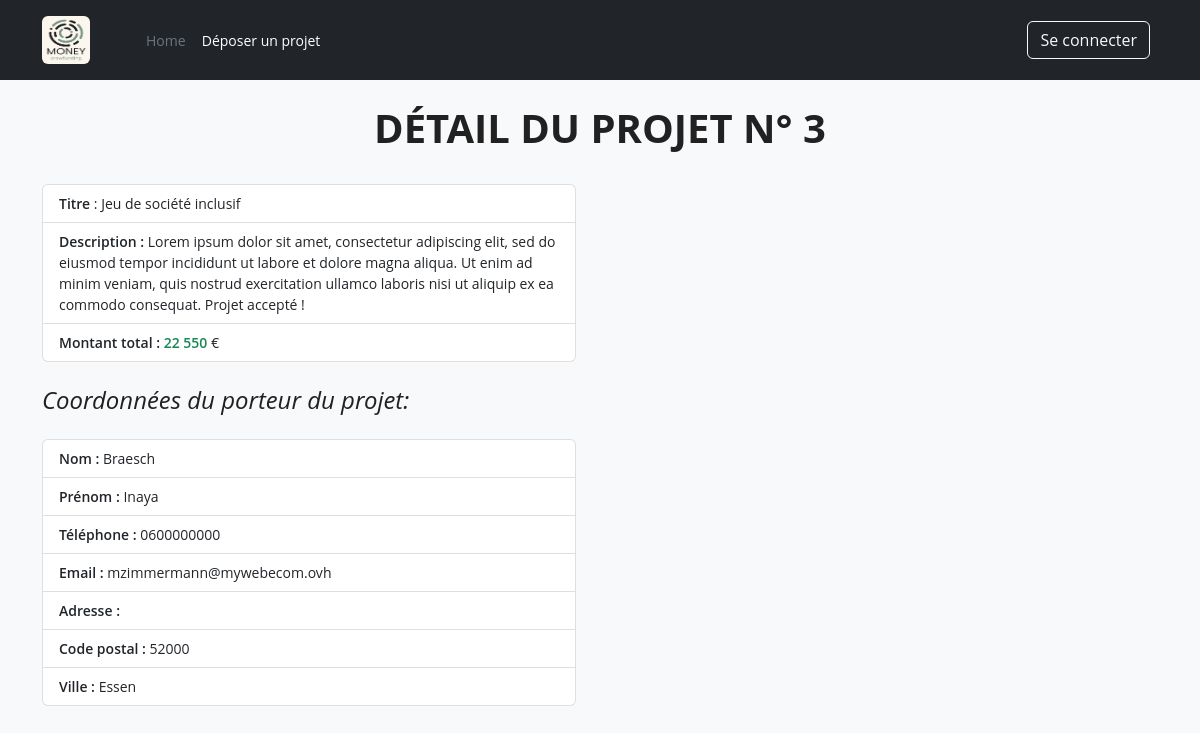
The app's page /afficher_detail_projet.php?cle=Y3XUjkCTwxa4 with its own data.
### tables this page shows
CREATE TABLE `projet` (
  `id` int(11) NOT NULL,
  `titre` varchar(100) DEFAULT NULL,
  `description` text DEFAULT NULL,
  `montant` decimal(10,0) DEFAULT NULL,
  `nom` varchar(100) DEFAULT NULL,
  `prenom` varchar(100) DEFAULT NULL,
  `adresse` varchar(150) DEFAULT NULL,
  `code_postal` varchar(5) DEFAULT NULL,
  `ville` varchar(100) DEFAULT NULL,
  `tel` varchar(10) DEFAULT NULL,
  `email` varchar(100) DEFAULT NULL,
  `date_creation` date DEFAULT NULL,
  `statut` varchar(3) DEFAULT NULL,
  `motif` text DEFAULT NULL,
  `cle` varchar(12) DEFAULT NULL
);

### data/projet.php (called while the page is built, shortened)
<?php
class projet {
    protected $titre = "";
    protected $description = "";
    protected $montant = "0.00";
    protected $nom = "";
    protected $prenom = "";
    protected $code_postal = "";
    protected $ville = "";
    protected $tel = "";
    protected $email = "";
    protected $id = 0;
    function getTitre() {
        return $this->titre;
    }
    function getDescription() {
        return $this->description;
    }
    function getMontant() {
        return $this->montant;
    }
    function getNom() {
        return $this->nom;
    }
    function getPrenom() {
        return $this->prenom;
    }
    function getCodepostal() {
        return $this->code_postal;
    }
    function getVille() {
        return $this->ville;
    }
    function getTel() {
        return $this->tel;
    }
    function getEmail() {
        return $this->email;
    }
    function id() {
        return $this->id;
    }
    function chargerInformationsProjet($tabProjet) {
        if (isset($tabProjet["titre"])) {
            $this->titre = $tabProjet["titre"];
        }
        if (isset($tabProjet["description"])) {
            $this->description = $tabProjet["description"];
        }
        if (isset($tabProjet["montant"])) {
            $this->montant = $tabProjet["montant"];
        }
        if (isset($tabProjet["nom"])) {
            $this->nom = $tabProjet["nom"];
        }
        if (isset($tabProjet["prenom"])) {
            $this->prenom = $tabProjet["prenom"];
        }
        if (isset($tabProjet["code_postal"])) {
            $this->code_postal = $tabProjet["code_postal"];
        }
        if (isset($tabProjet["ville"])) {
            $this->ville = $tabProjet["ville"];
        }
        if (isset($tabProjet["tel"])) {
            $this->tel = $tabProjet["tel"];
        }
        if (isset($tabProjet["email"])) {
            $this->email = $tabProjet["email"];
        }
    }
    function executerRequete($sql, $parametres = []) {
        global $bdd;
        $requete = $bdd->prepare($sql);
        if (!$requete->execute($parametres)) {
            echo "Echec de la requête";
            return false;
        }
        return $requete;
    }
    function recupererUnProjetParLaCle($cle) {
        $sql = "SELECT `id`, `titre`, `description`, `montant`, `nom`, `prenom`, `adresse`, `code_postal`, `ville`, `tel`, `email`, `date_creation`, `statut`, `motif`, `cle`
                FROM `projet`
                WHERE `cle` = :cle";
        $parametres = [
            ":cle" => $cle
        ];
        $requete = $this->executerRequete($sql, $parametres);
        $lignes = $requete->fetchAll(PDO::FETCH_ASSOC);
        if (empty($lignes)) {
            return false;
        } else {
            $this->id = $lignes[0]["id"];
            return true;
        }
    }
}

### templates/pages/detail_projet.php (the view, shortened to what this page needs)
<!DOCTYPE html>
<html lang="en">
<head>
    <?php include "templates/fragments/head.php" ?>
</head>
<body>
    <?php include "templates/fragments/header.php" ?>
    <div class="container my-4">
        <main>
            <h1 class="h1 fw-bold text-center text-uppercase">Détail du projet N° <?= $projet->id() ?></h1>
            <div class="row g-5">
                <div class="col-md-4 col-lg-6">
                    <ul class="list-group my-4">
                        <li class="list-group-item list-group-item-action"><span class="fw-semibold">Titre </span>: <?= $projet->getTitre() ?></li>
                        <li class="list-group-item list-group-item-action"><span class="fw-semibold">Description :</span> <?= $projet->getDescription() ?></li>
                        <li class="list-group-item list-group-item-action"><span class="fw-semibold">Montant total :</span> <span class="text-success fw-semibold"><?= number_format($projet->getMontant(), 0, ',', ' ') ?></span> €</li>
                    </ul>
                </div>
            </div>
            <?php if($utiType != "INVE"): ?>
                <div class="row g-5">
                    <div class="col-md-4 col-lg-6">
                        <h2 class="h4 fst-italic">Coordonnées du porteur du projet: </h2>
                        <ul class="list-group my-4">
                            <li class="list-group-item list-group-item-action"><span class="fw-semibold">Nom :</span> <?= $projet->getNom() ?></li>
                            <li class="list-group-item list-group-item-action"><span class="fw-semibold">Prénom :</span> <?= $projet->getPrenom() ?></li>
                            <li class="list-group-item list-group-item-action"><span class="fw-semibold">Téléphone :</span> <?= $projet->getTel() ?></li>
                            <li class="list-group-item list-group-item-action"><span class="fw-semibold">Email :</span> <?= $projet->getEmail() ?></li>
                            <li class="list-group-item list-group-item-action"><span class="fw-semibold">Adresse :</span> <?= $projet->getAdresse() ?></li>
                            <li class="list-group-item list-group-item-action"><span class="fw-semibold">Code postal :</span> <?= $projet->getCodepostal() ?></li>
                            <li class="list-group-item list-group-item-action"><span class="fw-semibold">Ville :</span> <?= $projet->getVille() ?></li>
                        </ul>
                    </div>
                </div>
            <?php endif; ?>
        </main>
    </div>
<?php include "templates/fragments/footer.php" ?>

### css/style.css (style rules this page uses)
* { margin: 0; padding: 0; box-sizing: border-box; }
html { scroll-behavior: smooth; }
body { color: #212121; background-color: #f8f9fa; font-size: 14px; font-family: 'Open Sans', sans-serif; }

### records on screen
projet: id "3", titre "Jeu de société inclusif", description "Lorem ipsum dolor sit amet, consectetur adipiscing elit, sed do eiusmod tempor incididunt ut labore et dolore magna aliqua. Ut enim ad minim veniam, quis nostrud exercitation ullamco laboris nisi ut aliquip ex ea commodo consequat. Projet accepté !", montant "22 550", nom "Braesch", prenom "Inaya", tel "0600000000", email "mzimmermann@mywebecom.ovh", code_postal "52000", ville "Essen"
